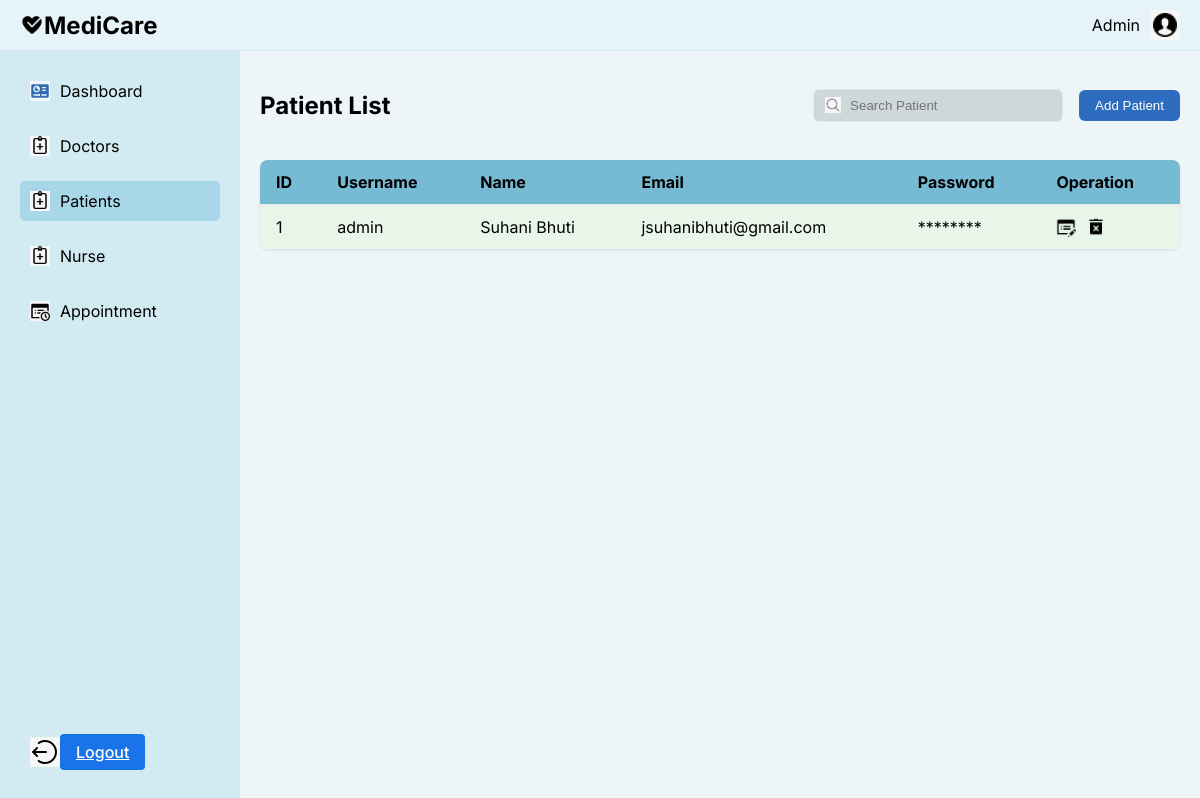
/accounts/ad_pat/ (signed in), run on an earlier commit of the app's database.
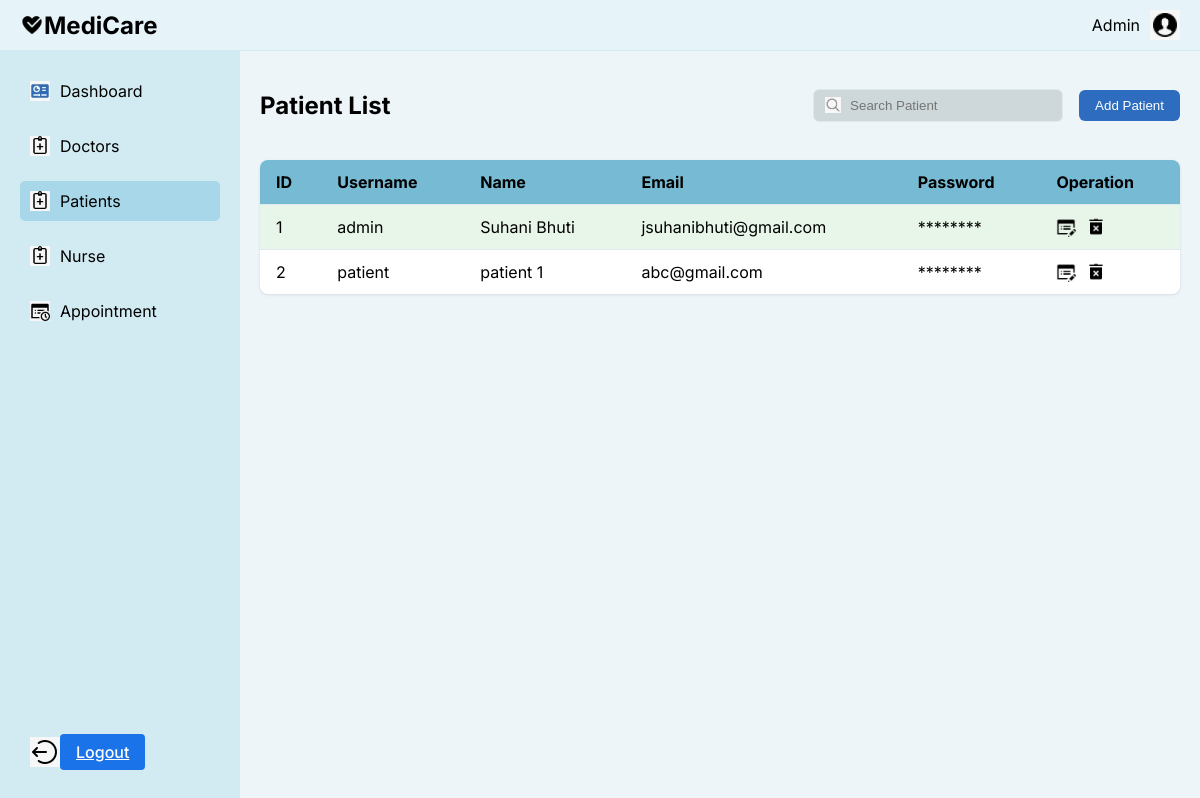
And on a later commit of the database.
### accounts/models.py (models this page shows, shortened)
class PatientReg(models.Model):
    user = models.OneToOneField(User, on_delete=models.CASCADE, related_name='patient_profile')
    full_name = models.CharField(max_length=100)
    date_of_birth = models.DateField()
    email = models.EmailField(unique=True, null=True, blank=True)
    mobile_number = models.CharField(max_length=15)
    gender = models.CharField(max_length=10)
    age = models.PositiveIntegerField()
    blood_group = models.CharField(max_length=5)
    marital_status = models.CharField(max_length=10, choices=[('single', 'Single'), ('married', 'Married')])
    address = models.TextField()
    emergency_contact_name = models.CharField(max_length=100)
    emergency_contact_number = models.CharField(max_length=15)
    occupation = models.CharField(max_length=100)
    habits = models.CharField(max_length=50, blank=True)
    medical_history = models.TextField(null=False, default="None")
    disease = models.CharField(max_length=50, null=False, default="None")

class User(AbstractUser):
    PATIENT = 'patient'
    DOCTOR = 'doctor'
    NURSE = 'nurse'
    ADMIN = 'admin'
    ROLE_CHOICES = [
        (PATIENT, 'Patient'),
        (DOCTOR, 'Doctor'),
        (NURSE, 'Nurse'),
        (ADMIN, 'Admin'),
    ]
    role = models.CharField(max_length=10, choices=ROLE_CHOICES, default=PATIENT)

### accounts/views.py (the view)
# urls.py: path('ad_pat/', views.ad_pat, name='ad_pat'),
@login_required
def ad_pat(request):
    patients = PatientReg.objects.select_related('user').all()
    context = {
        'patients': patients,
    }
    return render(request, 'accounts/ad_pat.html', context)

### accounts/context_processors.py (called while the page is built)
def media_url(request):
    return {
        'MEDIA_URL': settings.MEDIA_URL,
    }

### templates/accounts/ad_pat.html (shortened to what the changed rows need)
<!DOCTYPE html>
<html lang="en">
<head>
</head>
<body>
    <div class="container">
        <div class="content">
            <div class="main-content">
                <div class="section-header">
                    <h2>Patient List</h2>
                </div>
                <div class="table-container">
                    <table>
                        <thead>
                            <tr>
                                <th>ID</th>
                                <th>Username</th>
                                <th>Name</th>
                                <th>Email</th>
                                <th>Password</th>
                                <th>Operation</th>
                            </tr>
                        </thead>
                        <tbody>
                            {% for patient in patients %}
                            <tr>
                                <td>{{ forloop.counter }}</td>
                                <td>{{ patient.user.username }}</td>
                                <td>{{ patient.full_name }}</td>
                                <td>{{ patient.email|default:"-" }}</td>
                                <td>{{ '********' }}</td>
                                <td class="operation-icons">
                                    <img src="{{ MEDIA_URL }}Edit Property.png" alt="Edit" width="20" height="20" onclick="openEditModal(
                                        '{{ patient.id }}',
                                        '{{ patient.full_name }}',
                                        '{{ patient.date_of_birth|date:"Y-m-d" }}',
                                        '{{ patient.email }}',
                                        '{{ patient.mobile_number }}',
                                        '{{ patient.gender }}',
                                        '{{ patient.age }}',
                                        '{{ patient.blood_group }}',
                                        '{{ patient.marital_status }}',
                                        '{{ patient.address }}',
                                        '{{ patient.emergency_contact_name }}',
                                        '{{ patient.emergency_contact_number }}',
                                        '{{ patient.occupation }}',
                                        '{{ patient.habits }}',
                                        '{{ patient.medical_history }}',
                                        '{{ patient.disease }}'
                                    )">
                                    <img src="{{ MEDIA_URL }}Remove.png" alt="Delete" width="20" height="20" onclick="deletePatient('{{ patient.id }}')">
                                </td>
                            </tr>
                            {% empty %}
                            <tr>
                                <td colspan="6">No patients found.</td>
                            </tr>
                            {% endfor %}
                        </tbody>
                    </table>
                </div>
            </div>
        </div>
    </div>
</body>
</html>

What changed in the data, as far as the page shows it:
added PatientReg: user.username "patient", full_name "patient 1", email "abc@gmail.com", value "********"
